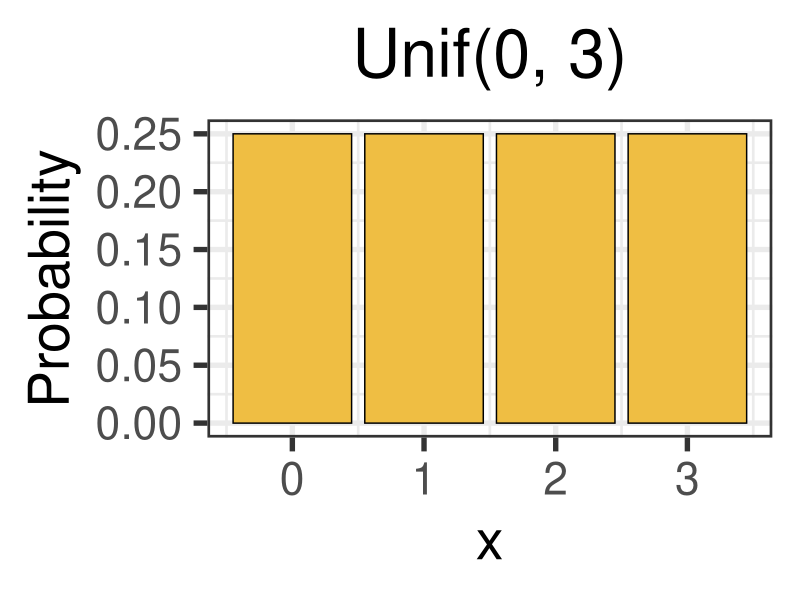
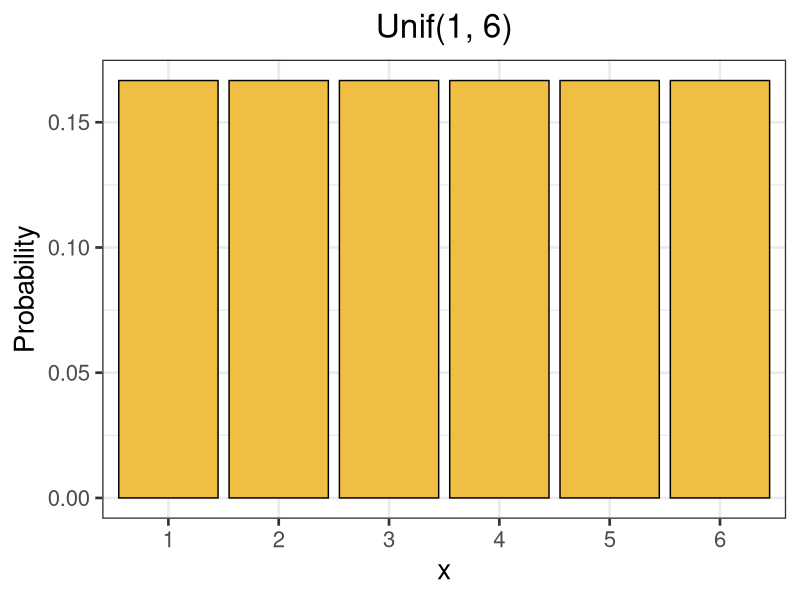
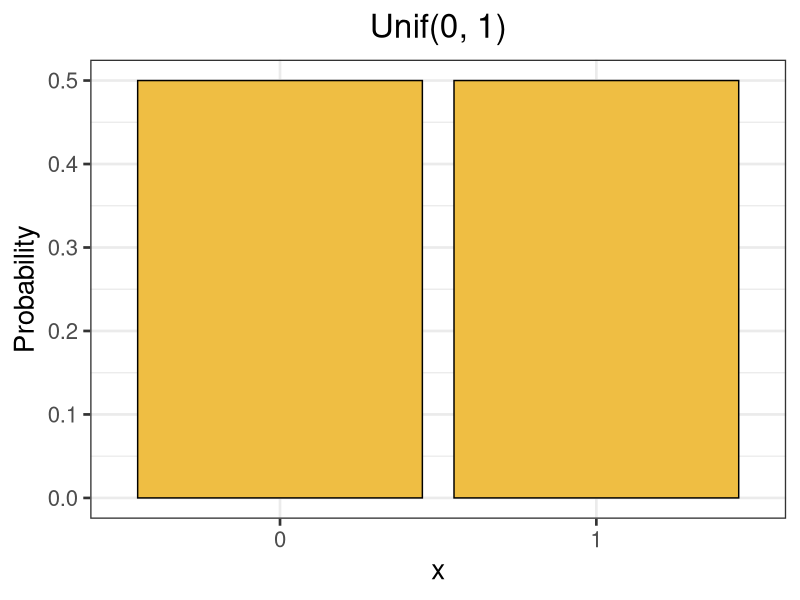
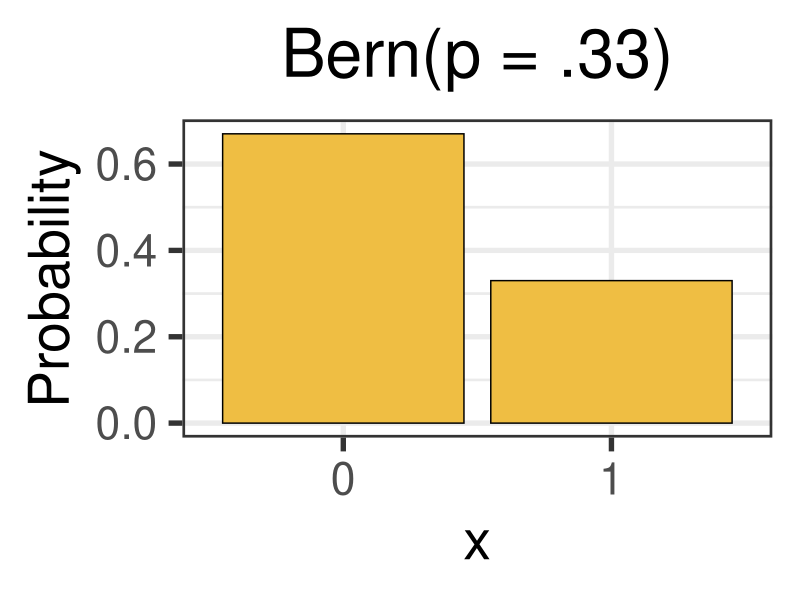
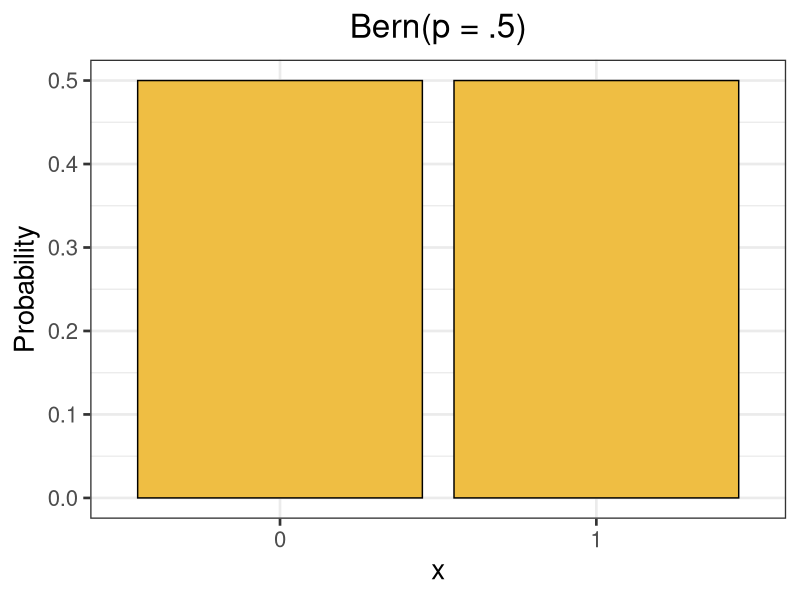
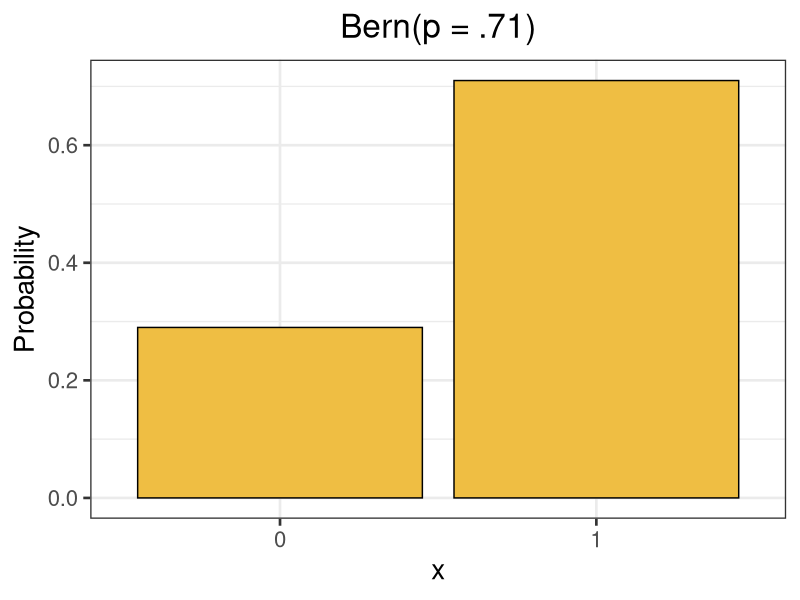
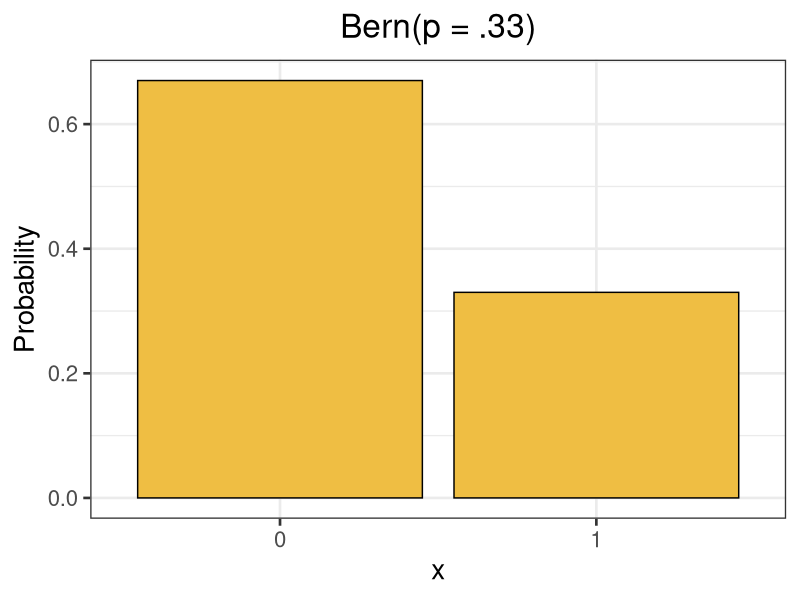
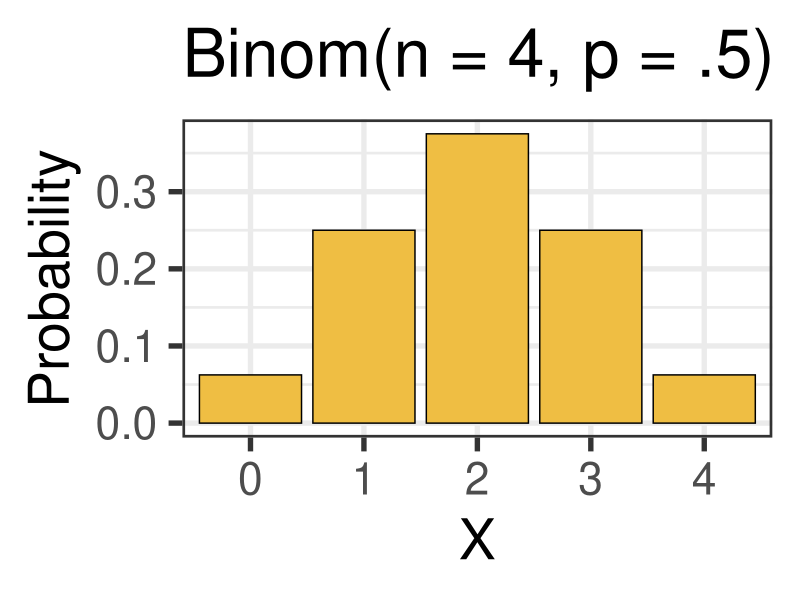

The R script that drew these images, in order:
## ---- chunk 1
library(kableExtra)
library(tidyverse)
Horses <- c("We The People", "Skippylongstocking", "Nest",
            "Rich Strike", "Creative Minister", "Mo Donegal",
            "Golden Glider", "Barber Road")

Post_Position <- 1:8

Odds <- c(1/3, 1/21, 1/9, 1/4.5, 1/7, 1/3.5, 1/21,1/11)

Normalized_Odds <- Odds/sum(Odds)

df <- tibble(Horses, `Post Position` = Post_Position, 
             `Normalized Odds` = Normalized_Odds)

df %>%
  kbl(align = "c") %>%
  kable_styling()

## ---- chunk 2
df <- tibble(x = c("a", "a + 1", "...", "b - 1", "b"),
             `P(X = x)` = c("1/n", "1/n", "...", "1/n", "1/n"))
df %>%
  kbl(align = "c") %>%
  kable_styling()
## ---- chunk 3
#| fig.height: 7
df <- tibble(x = 0:3,
             Probability = c(.25, .25, .25, .25))
df %>%
  ggplot(aes(x = x,
             y = Probability,)) +
  geom_col(fill = "#EFBE43", color = "black") +
  labs(title = "Unif(0, 3)") +
  theme_bw(base_size = 40) +
  theme(plot.title = element_text(hjust = 0.5))
## ---- chunk 4
#| fig.height: 5
#| fig.width: 5
#| fig.align: center
df <- tibble(x = factor(1:6),
             Probability = rep(1/6, 6))
df %>%
  ggplot(aes(x = x,
             y = Probability,)) +
  geom_col(fill = "#EFBE43", color = "black") +
  labs(title = "Unif(1, 6)") +
  theme_bw(base_size = 20) +
  theme(plot.title = element_text(hjust = 0.5))
## ---- chunk 5
#| fig.height: 5
#| fig.width: 5
#| fig.align: center
df <- tibble(x = factor(0:1),
             Probability = c(.5, .5))
df %>%
  ggplot(aes(x = x,
             y = Probability,)) +
  geom_col(fill = "#EFBE43", color = "black") +
  labs(title = "Unif(0, 1)") +
  theme_bw(base_size = 20) +
  theme(plot.title = element_text(hjust = 0.5))
## ---- chunk 6
df <- tibble(x = c("1", "0"),
             `P(X = x)` = c("p", "1 - p"))
df %>%
  kbl(align = "c") %>%
  kable_styling()
## ---- chunk 7
#| fig.height: 8
df <- tibble(x = c("1", "0"),
             Probability = c(.33, .67))
df %>%
  ggplot(aes(x = x,
             y = Probability,)) +
  geom_col(fill = "#EFBE43", color = "black") +
  labs(title = "Bern(p = .33)") +
  theme_bw(base_size = 40) +
  theme(plot.title = element_text(hjust = 0.5))
## ---- chunk 8
#| fig.height: 5
#| fig.width: 5
#| fig.align: center
df <- tibble(x = c("1", "0"),
             Probability = c(.5, .5))
df %>%
  ggplot(aes(x = x,
             y = Probability,)) +
  geom_col(fill = "#EFBE43", color = "black") +
  labs(title = "Bern(p = .5)") +
  theme_bw(base_size = 20) +
  theme(plot.title = element_text(hjust = 0.5))
## ---- chunk 9
#| fig.height: 5
#| fig.width: 5
#| fig.align: center
df <- tibble(x = c("1", "0"),
             Probability = c(.71, .29))
df %>%
  ggplot(aes(x = x,
             y = Probability,)) +
  geom_col(fill = "#EFBE43", color = "black") +
  labs(title = "Bern(p = .71)") +
  theme_bw(base_size = 20) +
  theme(plot.title = element_text(hjust = 0.5))
## ---- chunk 10
#| fig.height: 5
#| fig.width: 5
#| fig.align: center
df <- tibble(x = c("1", "0"),
             Probability = c(.33, .67))
df %>%
  ggplot(aes(x = x,
             y = Probability,)) +
  geom_col(fill = "#EFBE43", color = "black") +
  labs(title = "Bern(p = .33)") +
  theme_bw(base_size = 20) +
  theme(plot.title = element_text(hjust = 0.5))
## ---- chunk 11
vals <- c(0, 1, 2, 3, 4)
py <- dbinom(vals, size = 4, prob = .5)
df <- data.frame(vals = factor(vals),
                 py = py)
names(df) <- c("x", "P(X = x)")
df %>%
  ggplot(aes(x = x, 
             y = `P(X = x)`)) +
  geom_col(fill = "#EFBE43", color = "black") +
  labs(title = "Binom(n = 4, p = .5)",
       x = "X",
       y = "Probability") +
  theme_bw(base_size = 40)
